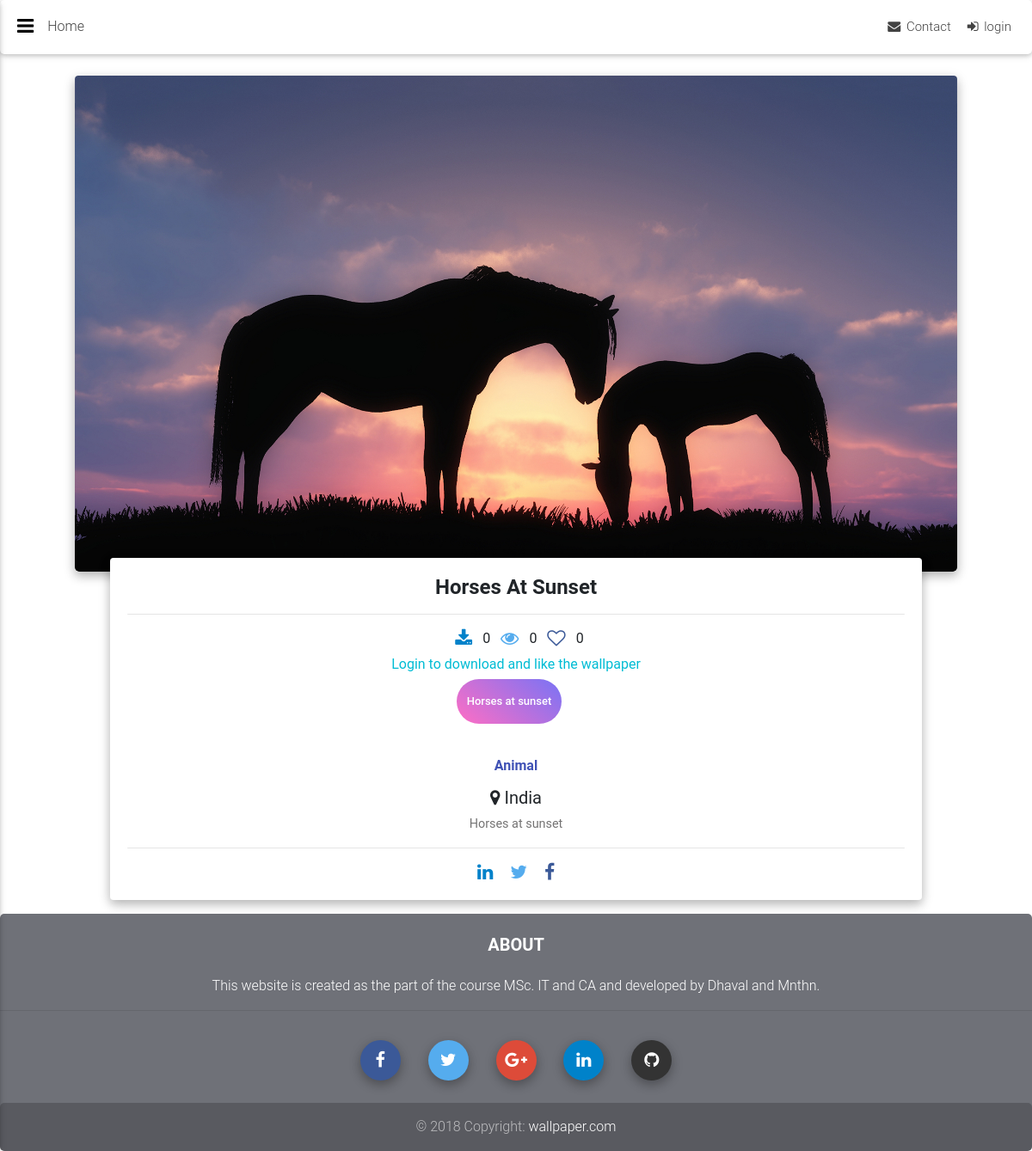
/wallpaper/Animal/horses-at-sunset, run on the app's committed database.
### walls/models.py (models this page shows, shortened)
class Wallpapers(models.Model):
    title = models.CharField(max_length=100)
    image = models.ImageField(upload_to=upload_image)
    category = models.ForeignKey(
        Categories, on_delete=models.DO_NOTHING, related_name='category')
    tags = models.TextField(null=True, blank=True)
    location = models.CharField(null=True, blank=True, max_length=50)
    description = models.TextField(null=True, blank=True)
    likes = models.IntegerField(default=0)
    downloads = models.IntegerField(default=0)
    views = models.IntegerField(default=0)
    uploader = models.ForeignKey(
        User, on_delete=models.CASCADE, related_name='user')
    slug = models.SlugField(max_length=60, unique=True)
    active = models.BooleanField(default=1, choices=STATUS)
    created_at = models.DateTimeField(auto_now_add=True)
    modified_at = models.DateTimeField(auto_now=True)
    def upload_to(self):
        return 'wallpaper_media/wallpapers/'
    def get_tags(self):
        return [one.strip() for one in self.tags.split(',')]

class Categories(models.Model):
    title = models.CharField(("Category Name"), unique=True, max_length=30)
    image = models.ImageField(("Category Image"), upload_to=upload_image)
    active = models.BooleanField(default=1, choices=STATUS)
    created_at = models.DateTimeField(auto_now_add=True)
    modified_at = models.DateTimeField(auto_now=True)
    def __str__(self):
        return self.title
    def upload_to(self):
        return 'wallpaper_media/categories/'

### walls/views.py (the view)
# urls.py: path('wallpaper', views.wallpaper, name="wallpaper"),
def wallpaper(request, category, slug):
    wallpaper = Wallpapers.objects.get(category=Categories.objects.get(title=category),slug=slug)
    return render(request, 'user/wallpaper.html', {'wallpaper':wallpaper})

### walls/context_processors.py (called while the page is built)
def add_variable_to_context(request):
    return {
        'categories': Categories.objects.filter(active=True)
    }

### walls/templates/user/wallpaper.html (shortened to what this page needs)
{% extends "user/main_loggedin.html" %}
{% block main_content %}
<div class="container">
    <section>
        <div class="card card-cascade wider reverse">
            <div class="view view-cascade overlay">
                <img class="card-img-top" src="{{ wallpaper.image.url }}" alt="{{ wallpaper.title }}">
            </div>
            <div class="card-body card-body-cascade text-center">
                <h4 class="card-title"><strong>{{wallpaper.title|title}}</strong></h4>
                <hr>
                {% if user.is_authenticated %}
                <a class="px-2 fa-lg li-ic" download="{{ wallpaper.slug|add:'-wallpaper-com' }}" href="{{ wallpaper.image.url }}"><i
                        class="fa fa-download"></i></a>
                <span>{{wallpaper.downloads}}</span>
                <a class="px-2 fa-lg tw-ic"><i class="fa fa-eye"></i></a>
                <span>{{wallpaper.views}}</span>
                <a class="px-2 fa-lg fb-ic"><i class="fa fa-heart-o"></i></a>
                <span>{{wallpaper.likes}}</span>
                <h6 class="pt-2">
                    {{wallpaper.image.height}} x {{wallpaper.image.width}}
                </h6>
                {% else %}
                <a class="px-2 fa-lg li-ic"><i class="fa fa-download"></i></a>
                <span>{{wallpaper.downloads}}</span>
                <a class="px-2 fa-lg tw-ic"><i class="fa fa-eye"></i></a>
                <span>{{wallpaper.views}}</span>
                <a class="px-2 fa-lg fb-ic"><i class="fa fa-heart-o"></i></a>
                <span>{{wallpaper.likes}}</span>
                <h6 class="pt-2">
                    <a class="cyan-text" href="{% url 'login' %}">Login to download and like the wallpaper</a>
                </h6>
                {% endif%}
                {% for tag in wallpaper.get_tags %}
                <div class="chip chip-lg purple-gradient white-text">
                    <a class="white-text" href="{% url 'tag' tag%}">{{ tag }}</a>
                </div>
                {% endfor %}
                <h6 class="font-weight-bold indigo-text py-2 pt-3">{{ wallpaper.category}}</h6>
                {% if wallpaper.location %}
                <h5> <i class="fa fa-map-marker"></i> {{ wallpaper.location}}</h5>
                {% endif %}
                <p class="card-text">{{wallpaper.description}}
                </p>
                <hr>
                <a class="px-2 fa-lg li-ic"><i class="fa fa-linkedin"></i></a>
                <a class="px-2 fa-lg tw-ic"><i class="fa fa-twitter"></i></a>
                <a class="px-2 fa-lg fb-ic"><i class="fa fa-facebook"></i></a>
            </div>
        </div>
    </section>
</div>
{% endblock main_content %}

### static/css/styles.css (style rules this page uses)
* { border-radius: 5px; }
.chip.chip-lg { height: 52px; line-height: 52px; border-radius: 26px; }

### walls/templates/user/main_loggedin.html (style rules this page uses)
* { border-radius: 5px; }

### data on the page
Wallpapers: image (picture), title "Horses At Sunset", downloads "0", views "0", likes "0", get_tags "Horses at sunset", category "Animal", location "India", description "Horses at sunset"
